Frame 1 (no input): blank canvas, image omitted
Frame 60 (no input): blank canvas, image omitted
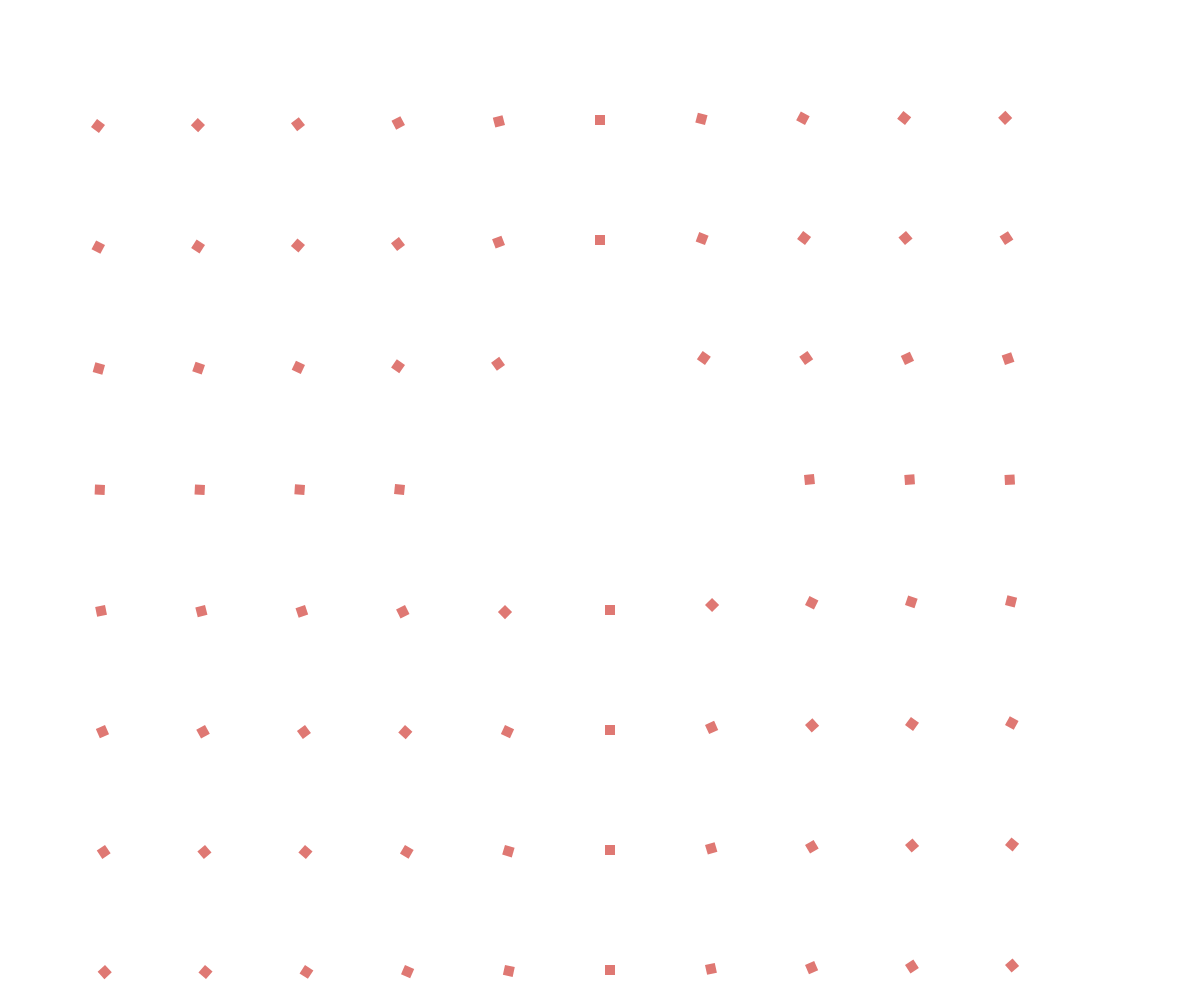
Frame 120 (the mouse pressed at the canvas centre since frame 60)

The p5.js sketch whose frames 1 and 60 were blank and that drew this single picture after the mouse press (run headless with seeded random() and noise() and a simulated clock; from frame 60 on, the mouse is pressed at the canvas centre):

// p5.js sketch
// ── sketch.js
var canvas;
var rows = 10;
var columns = 10;
var shapes = [];
var debug = true;

function setup(){
    canvas = createCanvas(window.innerWidth,window.innerHeight);
    background(200);
    canvas.position('absolute', '0');
    canvas.style('z-index', '-1');
    
    for(var i=1;i <= rows;i++){
        var x = i * (height/rows);
        for (var j = 1; j < columns; j++) {
            var y = j * (width/columns);
            shapes.push(new Shape(x,y, 10));
        }
    }
    console.log({shapes});
}

function draw(){
    background(255);

    for (var i = 0; i < shapes.length; i++) {
        shapes[i].display();
    }
    fill(255);
    noStroke();
    ellipse(mouseX,mouseY-25,250,250);
}

function Shape(_x, _y, _r){
    this.position = createVector(_x,_y);
    this.r = _r;
    
    push();
    translate(this.position.x + this.r/2, this.position.y + this.r/2);
    pop();

    this.display = function(){
        fill(223, 120, 115);
        
        
        //calculate theta based off mouse position
        var targetVector = p5.Vector.sub(createVector(mouseX,mouseY), this.position);
        //targetVector.setMag(0.4);
        var theta = targetVector.heading() + PI/2;
        // console.log(theta);
        
        if(debug){
            //push into its own coordinate space
            push();
            translate(this.position.x + this.r/2, this.position.y + this.r/2);
            rotate(theta);
            rect(0, 0, this.r, this.r);
            pop();
            //leave own coordinate space
        } else{
            rect(this.position.x, this.position.y, this.r, this.r);
        }
    }
}

function mouseClicked(){
    debug = !debug;
}
